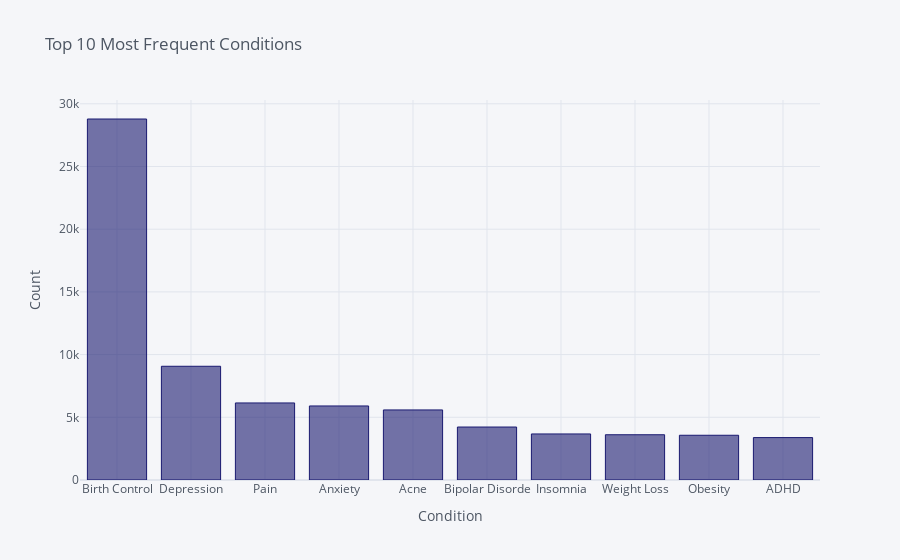

Source (notebook cell):
### Markdown cell above
## Condition

### Code cell
df_train.condition.value_counts().iloc[:10].iplot(kind='bar', 
                                           title='Top 10 Most Frequent Conditions',
                                          xTitle='Condition',
                                          yTitle='Count',
                                           color='midnightblue')

### Figure 1 — Plotly figure (JSON) as saved in the notebook; plotly's stock layout.template omitted (floating-point values rounded to 4 significant figures)
{"data": [{"marker": {"color": "rgba(25, 25, 112, 0.6)", "line": {"color": "rgba(25, 25, 112, 1.0)", "width": 1}}, "name": "condition", "orientation": "v", "text": "", "type": "bar", "x": ["Birth Control", "Depression", "Pain", "Anxiety", "Acne", "Bipolar Disorde", "Insomnia", "Weight Loss", "Obesity", "ADHD"], "y": [28788, 9069, 6145, 5904, 5588, 4224, 3673, 3609, 3568, 3383]}], "layout": {"legend": {"bgcolor": "#F5F6F9", "font": {"color": "#4D5663"}}, "paper_bgcolor": "#F5F6F9", "plot_bgcolor": "#F5F6F9", "title": {"font": {"color": "#4D5663"}, "text": "Top 10 Most Frequent Conditions"}, "xaxis": {"gridcolor": "#E1E5ED", "showgrid": true, "tickfont": {"color": "#4D5663"}, "title": {"font": {"color": "#4D5663"}, "text": "Condition"}, "zerolinecolor": "#E1E5ED"}, "yaxis": {"gridcolor": "#E1E5ED", "showgrid": true, "tickfont": {"color": "#4D5663"}, "title": {"font": {"color": "#4D5663"}, "text": "Count"}, "zerolinecolor": "#E1E5ED"}}}
